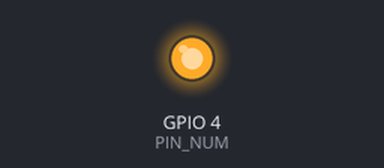
This program was run on a simulated Raspberry Pi (BCM pin numbers). On the bench: output pins drawn as LEDs (lit = HIGH). At 19.2 s the program stops and its outputs stay as they are.

Above: at 0.1 s.
At 18.7 s:
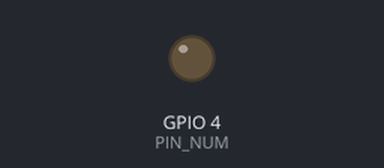
Timing chart, 0 to 20.2 s (numbered marks = the images above):
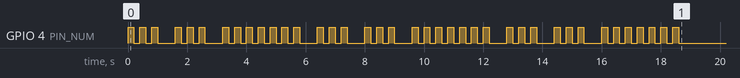

The program:

led_02_337beat.py
```python
#!/usr/bin/env python3
# Let the LED flash to the 3-3-7 beat.

# import libraries of GPIO
import RPi.GPIO as GPIO
# import time library
from time import sleep

# ピン番号
PIN_NUM=4
# スリープ時間 単位：秒
SLEEP_TIME_S=0.2
SLEEP_TIME_L=0.4

# モードの指定
#  GPIO.setupmode(GPIO.BOARD|GPIO.BCM)
#  GPIO.BOARD -> 物理ピン番号(左上からの連番)
#  GPIO.BCM   -> 役割ピン番号(broadcomが命名しているもの)
GPIO.setmode(GPIO.BCM)

# ピンの設定
#  GPIO.setup(channel, GPIO.in|GPIO.out)
#  GPIO.in : 入力
#  GPIO.out: 出力
GPIO.setup(PIN_NUM, GPIO.OUT)

# ピンの操作
#  GPIO.output(channel, GPIO.HIGH) : 点灯
#  GPIO.output(channel, GPIO.LOW)  : 消灯
#  val = GPIO.input(channel) : 点灯しているのか、消灯しているのか取得できる

try:
    for i in range(3):
        for j in range(2):
            for k in range(3):
                GPIO.output(PIN_NUM, GPIO.HIGH)
                sleep(SLEEP_TIME_S)
                GPIO.output(PIN_NUM, GPIO.LOW)
                sleep(SLEEP_TIME_S)
            sleep(SLEEP_TIME_L)

        for j in range(7):
            GPIO.output(PIN_NUM, GPIO.HIGH)
            sleep(SLEEP_TIME_S)
            GPIO.output(PIN_NUM, GPIO.LOW)
            sleep(SLEEP_TIME_S)
        sleep(SLEEP_TIME_L)

except KeyboardInterrupt:
    GPIO.cleanup()
```
